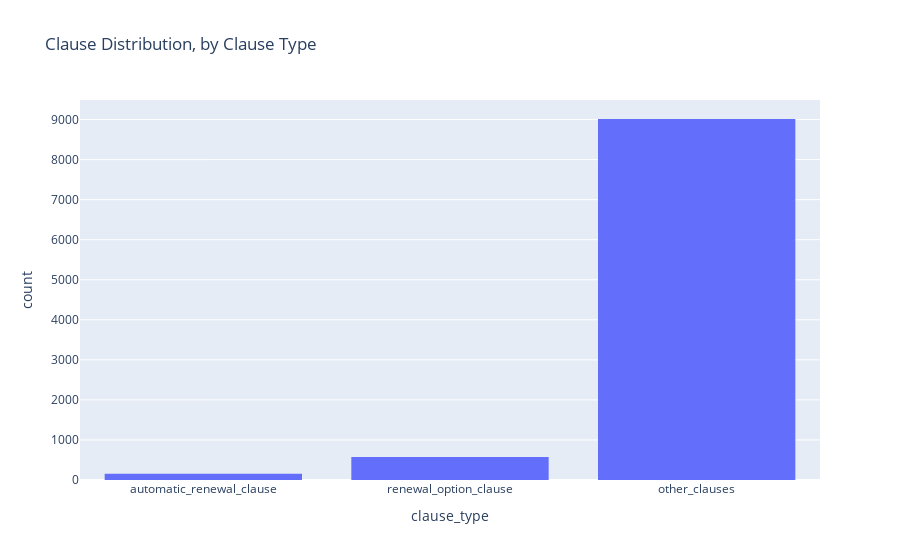

Notebook cell for this chart:
### Markdown cell above
**What is the distribution of our clauses?**

### Code cell
px.histogram(data_frame=df, x="clause_type", 
             title="Clause Distribution, by Clause Type") 

#plots histograms and boxplots of datascience and analytics
#learnt this from https://plotly.com/python/histograms/

### Figure 1 — Plotly figure (JSON) as saved in the notebook; plotly's stock layout.template omitted (floating-point values rounded to 4 significant figures; data arrays with more than 128 entries replaced by an {"elided": "..."} marker saying what was removed)
{"data": [{"alignmentgroup": "True", "bingroup": "x", "hovertemplate": "clause_type=%{x}<br>count=%{y}<extra></extra>", "legendgroup": "", "marker": {"color": "#636efa"}, "name": "", "offsetgroup": "", "orientation": "v", "showlegend": false, "type": "histogram", "x": {"elided": "9746 str values"}, "xaxis": "x", "yaxis": "y"}], "layout": {"barmode": "relative", "legend": {"tracegroupgap": 0}, "title": {"text": "Clause Distribution, by Clause Type"}, "xaxis": {"anchor": "y", "domain": [0, 1], "title": {"text": "clause_type"}}, "yaxis": {"anchor": "x", "domain": [0, 1], "title": {"text": "count"}}}}
